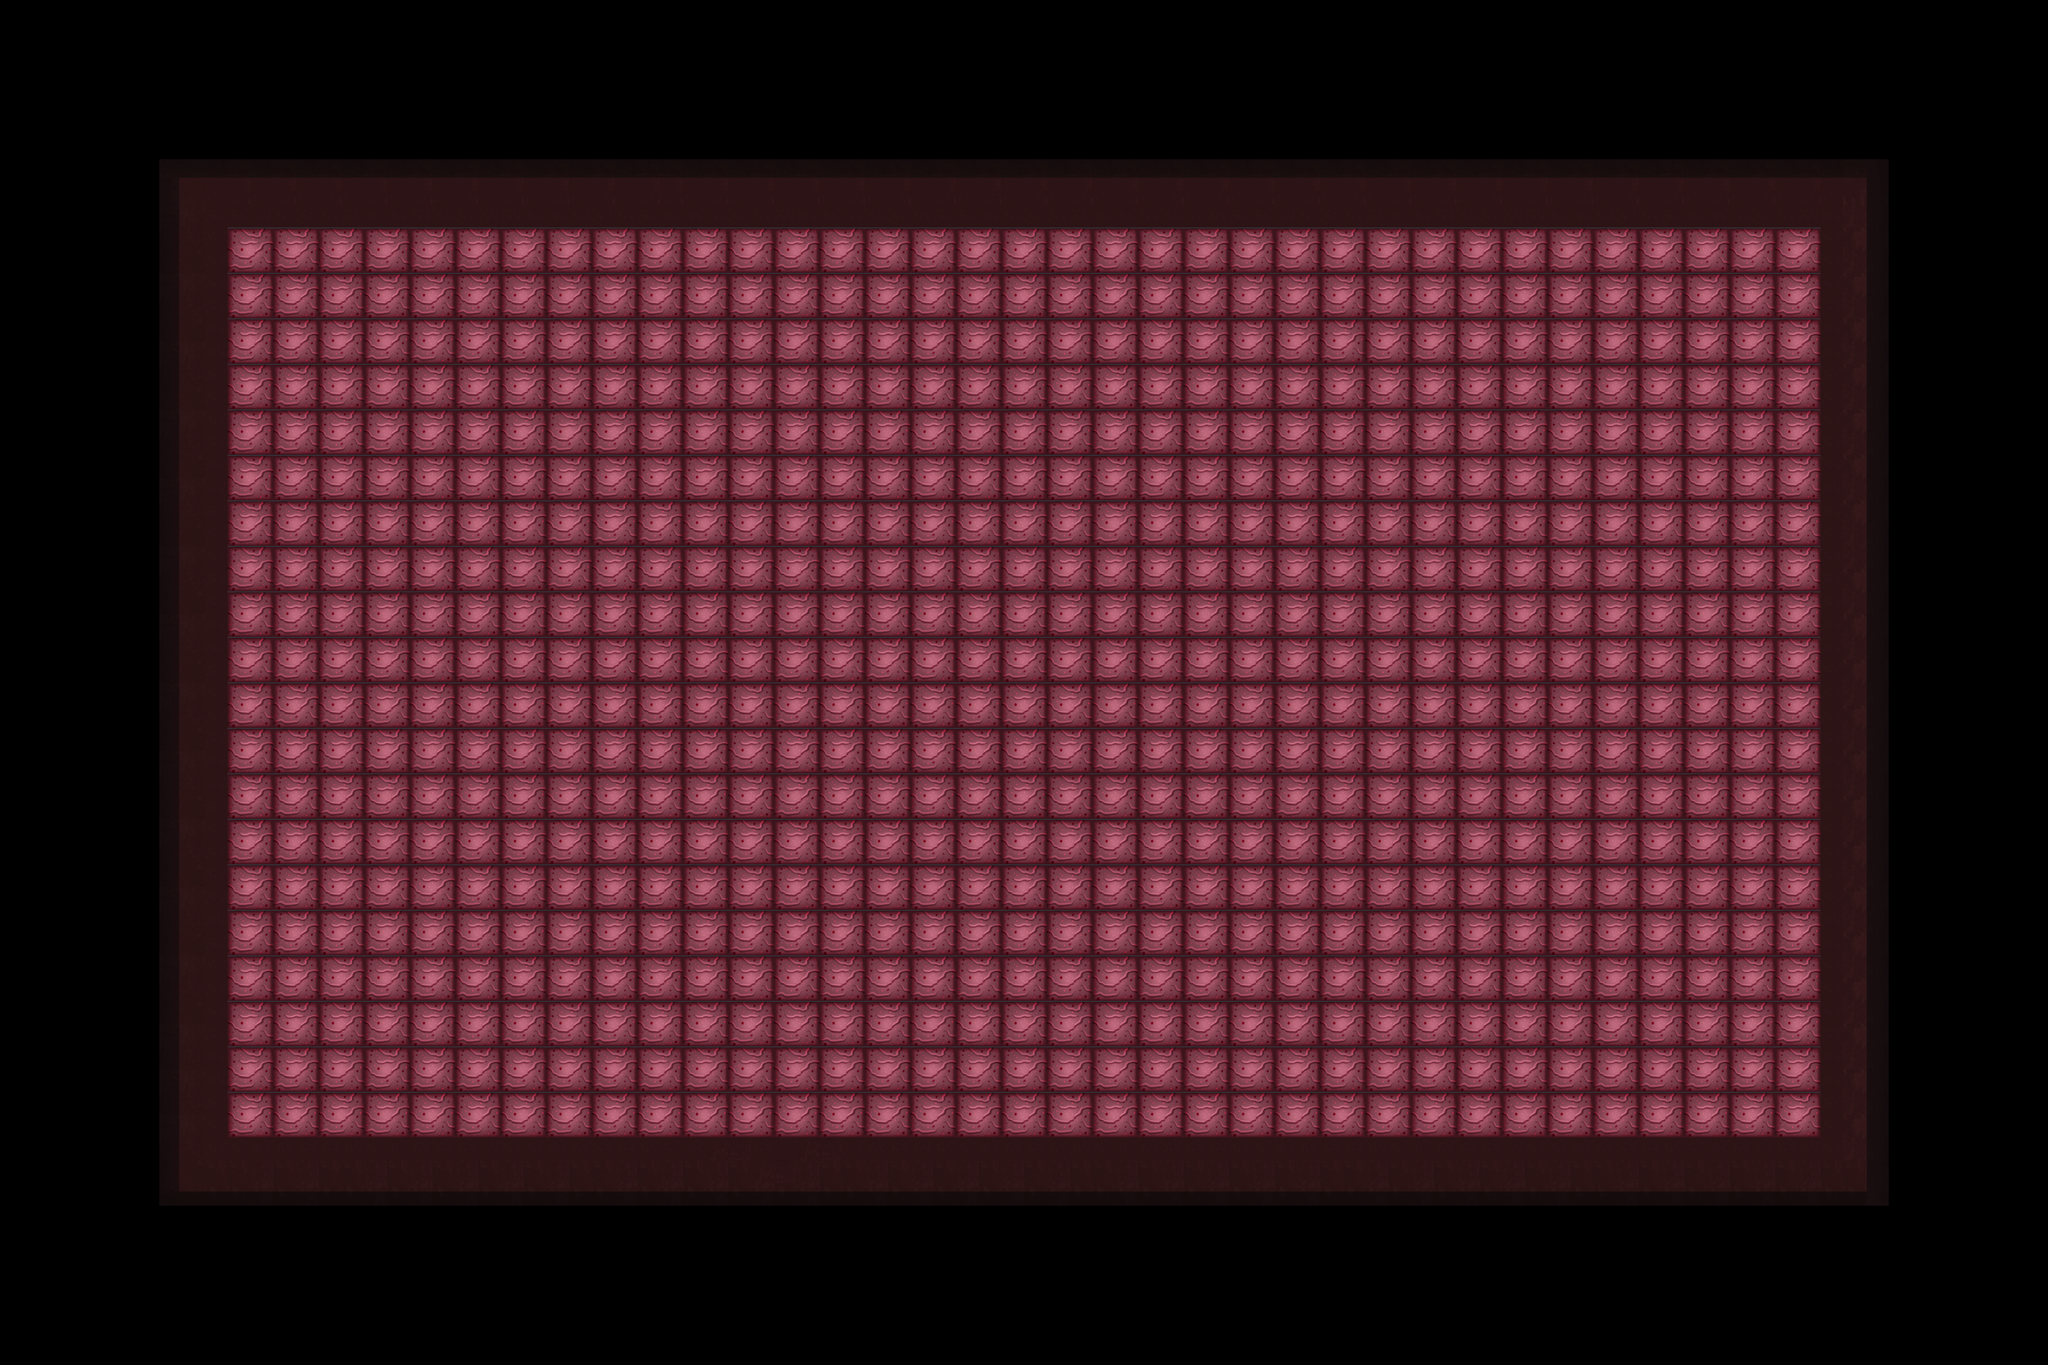

The image is a tile-based game level rendered from a .tmx file. Its description and source (layers, tilesets, objects; grid data summarised) follow:
An orthogonal 90x60 tile map with 32x32 px tiles, 2 tile layers (floor_tiles, walls), 2 tilesets and 48 objects (27x Destructible, 8x Spiker, 5x BasicGameObject, 2x TilemapLayerObject, Viewport).

<map version="1.0" tiledversion="2018.07.13" orientation="orthogonal" renderorder="right-down" width="90" height="60" tilewidth="32" tileheight="32" infinite="0" nextlayerid="8" nextobjectid="181">
 <properties>
  <property name="atlas" value="image/game.atlas" />
  <property name="preload" value="room_0.tmx" />
 </properties>
 <tileset firstgid="1" source="../game.tsx" />
 <tileset firstgid="60" source="../HorrorGameTiles.tsx" />
 <objectgroup id="1" name="background" locked="1" />
 <layer id="2" name="floor_tiles" width="90" height="60" locked="1">
  <data>[5400 cells, 3496 non-empty, 38 distinct tile ids]</data>
 </layer>
 <layer id="3" name="walls" width="90" height="60" locked="1">
  <data>[5400 cells, 0 non-empty, 0 distinct tile ids]</data>
 </layer>
 <objectgroup id="4" name="playground" locked="1">
  <object id="49" name="floor_tiles" type="TilemapLayerObject" x="0" y="1888" width="32" height="32">
   <properties>
    <property name="tile_layer" value="floor_tiles" />
   </properties>
  </object>
  <object id="51" name="wall_tiles" type="TilemapLayerObject" x="0" y="1888" width="32" height="32">
   <properties>
    <property name="tile_layer" value="walls" />
   </properties>
  </object>
  <object id="74" name="playerSpawn" type="BasicGameObject" x="882" y="875" width="32" height="32" rotation="90" />
  <object id="75" name="east" type="BasicGameObject" x="2722" y="912" width="32" height="96" />
  <object id="76" name="west" type="BasicGameObject" x="112" y="912" width="32" height="96" />
  <object id="77" name="north" type="BasicGameObject" x="1396" y="128" width="96" height="32" />
  <object id="78" name="south" type="BasicGameObject" x="1396" y="1792" width="96" height="32" />
  <object id="91" name="SpikerA" type="Spiker" gid="42" x="2118" y="719" width="180" height="86" />
  <object id="107" name="SpikerA" type="Spiker" gid="42" x="586" y="711" width="180" height="86" />
  <object id="112" name="skull_test" type="Destructible" gid="39" x="269" y="1437" width="183" height="125">
   <properties>
    <property name="DestroyAnimation" value="skull_break" />
    <property name="boundX" type="float" value="0.7" />
    <property name="boundY" type="float" value="0.5" />
    <property name="health" type="float" value="3" />
    <property name="itemDrop" type="int" value="1" />
    <property name="sprite" value="skull" />
   </properties>
  </object>
  <object id="135" name="skull_test" type="Destructible" gid="39" x="337" y="1438" width="183" height="125">
   <properties>
    <property name="DestroyAnimation" value="skull_break" />
    <property name="boundX" type="float" value="0.7" />
    <property name="boundY" type="float" value="0.5" />
    <property name="health" type="float" value="3" />
    <property name="itemDrop" type="int" value="1" />
    <property name="sprite" value="skull" />
   </properties>
  </object>
  <object id="139" name="skull_test" type="Destructible" gid="39" x="267" y="1515" width="183" height="125">
   <properties>
    <property name="DestroyAnimation" value="skull_break" />
    <property name="boundX" type="float" value="0.7" />
    <property name="boundY" type="float" value="0.5" />
    <property name="health" type="float" value="3" />
    <property name="itemDrop" type="int" value="1" />
    <property name="sprite" value="skull" />
   </properties>
  </object>
  <object id="140" name="skull_test" type="Destructible" gid="39" x="335" y="1516" width="183" height="125">
   <properties>
    <property name="DestroyAnimation" value="skull_break" />
    <property name="boundX" type="float" value="0.7" />
    <property name="boundY" type="float" value="0.5" />
    <property name="itemDrop" type="int" value="0" />
    <property name="sprite" value="skull" />
   </properties>
  </object>
  <object id="141" name="skull_test" type="Destructible" gid="39" x="265" y="1591" width="183" height="125">
   <properties>
    <property name="DestroyAnimation" value="skull_break" />
    <property name="boundX" type="float" value="0.7" />
    <property name="boundY" type="float" value="0.5" />
    <property name="health" type="float" value="3" />
    <property name="itemDrop" type="int" value="1" />
    <property name="sprite" value="skull" />
   </properties>
  </object>
  <object id="142" name="skull_test" type="Destructible" gid="39" x="333" y="1592" width="183" height="125">
   <properties>
    <property name="DestroyAnimation" value="skull_break" />
    <property name="boundX" type="float" value="0.7" />
    <property name="boundY" type="float" value="0.5" />
    <property name="health" type="float" value="3" />
    <property name="itemDrop" type="int" value="1" />
    <property name="sprite" value="skull" />
   </properties>
  </object>
  <object id="143" name="skull_test" type="Destructible" gid="39" x="273" y="426" width="183" height="125">
   <properties>
    <property name="DestroyAnimation" value="skull_break" />
    <property name="boundX" type="float" value="0.7" />
    <property name="boundY" type="float" value="0.5" />
    <property name="health" type="float" value="3" />
    <property name="itemDrop" type="int" value="-1" />
    <property name="sprite" value="skull" />
   </properties>
  </object>
  <object id="144" name="skull_test" type="Destructible" gid="39" x="341" y="427" width="183" height="125">
   <properties>
    <property name="DestroyAnimation" value="skull_break" />
    <property name="boundX" type="float" value="0.7" />
    <property name="boundY" type="float" value="0.5" />
    <property name="health" type="float" value="3" />
    <property name="itemDrop" type="int" value="0" />
    <property name="sprite" value="skull" />
   </properties>
  </object>
  <object id="145" name="skull_test" type="Destructible" gid="39" x="271" y="504" width="183" height="125">
   <properties>
    <property name="DestroyAnimation" value="skull_break" />
    <property name="boundX" type="float" value="0.7" />
    <property name="boundY" type="float" value="0.5" />
    <property name="itemDrop" type="int" value="0" />
    <property name="sprite" value="skull" />
   </properties>
  </object>
  <object id="146" name="skull_test" type="Destructible" gid="39" x="339" y="505" width="183" height="125">
   <properties>
    <property name="DestroyAnimation" value="skull_break" />
    <property name="boundX" type="float" value="0.7" />
    <property name="boundY" type="float" value="0.5" />
    <property name="health" type="float" value="3" />
    <property name="itemDrop" type="int" value="-1" />
    <property name="sprite" value="skull" />
   </properties>
  </object>
  <object id="147" name="skull_test" type="Destructible" gid="39" x="269" y="580" width="183" height="125">
   <properties>
    <property name="DestroyAnimation" value="skull_break" />
    <property name="boundX" type="float" value="0.7" />
    <property name="boundY" type="float" value="0.5" />
    <property name="itemDrop" type="int" value="0" />
    <property name="sprite" value="skull" />
   </properties>
  </object>
  <object id="148" name="skull_test" type="Destructible" gid="39" x="337" y="581" width="183" height="125">
   <properties>
    <property name="DestroyAnimation" value="skull_break" />
    <property name="boundX" type="float" value="0.7" />
    <property name="boundY" type="float" value="0.5" />
    <property name="health" type="float" value="3" />
    <property name="itemDrop" type="int" value="1" />
    <property name="sprite" value="skull" />
   </properties>
  </object>
  <object id="155" name="SpikerA" type="Spiker" gid="42" x="586" y="1291" width="180" height="86" />
  </objectgroup>
 <objectgroup id="5" name="foreground" locked="1" />
 <objectgroup id="6" name="uiground" locked="1" />
 <objectgroup id="7" name="preload">
  <!-- 6 objects omitted --></objectgroup>
</map>
<!-- 26 of 48 objects omitted -->
